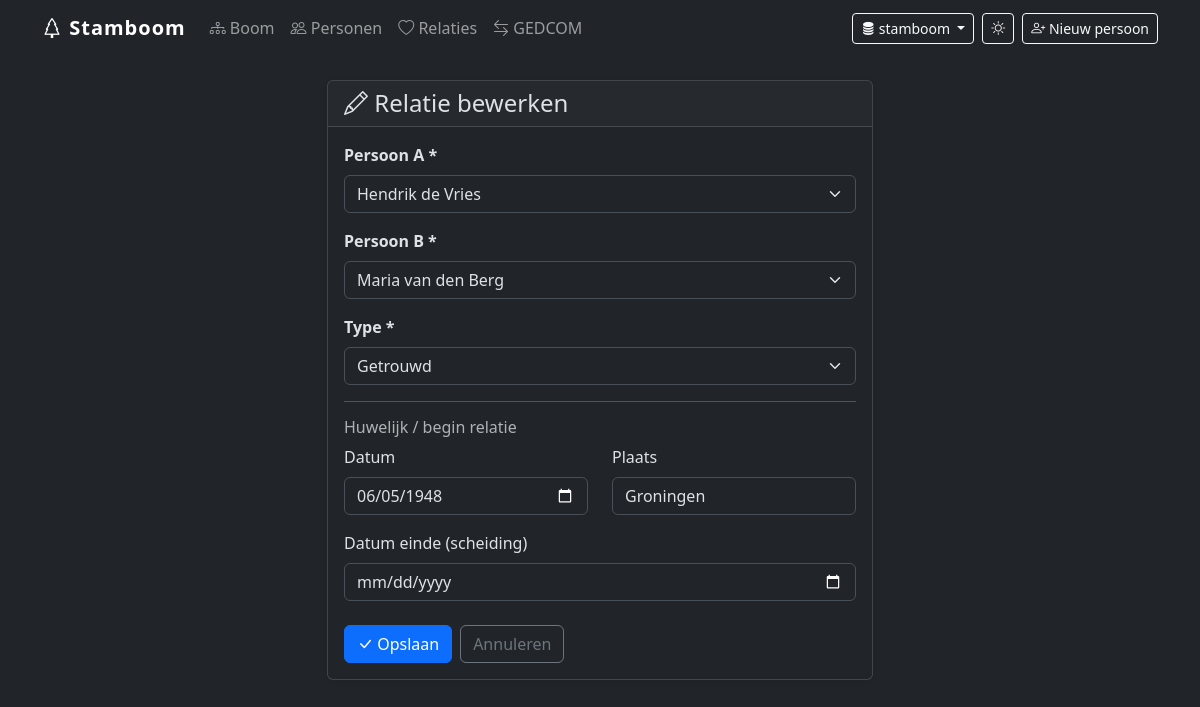
/relaties/1/bewerken, run on the app's committed database.
### models.py (models this page shows, shortened)
class Relatie(Base):
    __tablename__ = "relatie"
    id: Mapped[int] = mapped_column(Integer, primary_key=True, index=True)
    persoon_a_id: Mapped[int] = mapped_column(Integer, ForeignKey("persoon.id"))
    persoon_b_id: Mapped[int] = mapped_column(Integer, ForeignKey("persoon.id"))
    type: Mapped[RelatieType] = mapped_column(Enum(RelatieType))
    datum_start: Mapped[date | None] = mapped_column(Date, nullable=True)
    plaats_start: Mapped[str | None] = mapped_column(String(200), nullable=True)
    datum_einde: Mapped[date | None] = mapped_column(Date, nullable=True)
    persoon_a: Mapped["Persoon"] = relationship(
        "Persoon", foreign_keys=[persoon_a_id], back_populates="relaties_a"
    )
    persoon_b: Mapped["Persoon"] = relationship(
        "Persoon", foreign_keys=[persoon_b_id], back_populates="relaties_b"
    )
    bijlagen: Mapped[list["Bijlage"]] = relationship(
        "Bijlage", foreign_keys="Bijlage.relatie_id", back_populates="relatie"
    )

class Persoon(Base):
    __tablename__ = "persoon"
    id: Mapped[int] = mapped_column(Integer, primary_key=True, index=True)
    voornaam: Mapped[str] = mapped_column(String(100))
    achternaam: Mapped[str] = mapped_column(String(100))
    geboorte_datum: Mapped[date | None] = mapped_column(Date, nullable=True)
    geboorte_plaats: Mapped[str | None] = mapped_column(String(200), nullable=True)
    sterf_datum: Mapped[date | None] = mapped_column(Date, nullable=True)
    sterf_plaats: Mapped[str | None] = mapped_column(String(200), nullable=True)
    begraven_locatie: Mapped[str | None] = mapped_column(String(300), nullable=True)
    geslacht: Mapped[Geslacht | None] = mapped_column(Enum(Geslacht), nullable=True)
    notities: Mapped[str | None] = mapped_column(Text, nullable=True)
    relaties_a: Mapped[list["Relatie"]] = relationship(
        "Relatie", foreign_keys="Relatie.persoon_a_id", back_populates="persoon_a"
    )
    relaties_b: Mapped[list["Relatie"]] = relationship(
        "Relatie", foreign_keys="Relatie.persoon_b_id", back_populates="persoon_b"
    )
    ouder_van: Mapped[list["Ouderschap"]] = relationship(
        "Ouderschap", foreign_keys="Ouderschap.ouder_id", back_populates="ouder"
    )
    kind_van: Mapped[list["Ouderschap"]] = relationship(
        "Ouderschap", foreign_keys="Ouderschap.kind_id", back_populates="kind"
    )
    bijlagen: Mapped[list["Bijlage"]] = relationship(
        "Bijlage", foreign_keys="Bijlage.persoon_id", back_populates="persoon"
    )

### routers/relaties.py (the view)
@router.get("/{relatie_id}/bewerken", response_class=HTMLResponse)
def relatie_bewerken_form(
    request: Request, relatie_id: int, db: Session = Depends(get_db)
):
    relatie = db.get(Relatie, relatie_id)
    if not relatie:
        raise HTTPException(status_code=404, detail="Relatie niet gevonden")
    personen = (
        db.query(Persoon).order_by(Persoon.achternaam, Persoon.voornaam).all()
    )
    return templates.TemplateResponse(
        request, "relatie_form.html",
        {
            "relatie": relatie,
            "personen": personen,
            "relatie_typen": list(RelatieType),
        },
    )

### templates/relatie_form.html (shortened to what this page needs)
{% extends "base.html" %}
{% block content %}
<div class="row justify-content-center">
  <div class="col-lg-6">
    <div class="card">
      <div class="card-header">
        <h4 class="mb-0">
          {% if relatie %}
            <i class="bi bi-pencil"></i> Relatie bewerken
          {% else %}
            <i class="bi bi-heart"></i> Nieuwe relatie toevoegen
          {% endif %}
        </h4>
      </div>
      <div class="card-body">
        <form method="post" action="{% if relatie %}/relaties/{{ relatie.id }}/bewerken{% else %}/relaties/nieuw{% endif %}">
          <div class="mb-3">
            <label class="form-label fw-semibold">Persoon A *</label>
            <select class="form-select" name="persoon_a_id" required>
              {% for p in personen %}
              <option value="{{ p.id }}"
                {% if relatie and relatie.persoon_a_id == p.id %}selected
                {% elif request.query_params.get('persoon_a') == p.id|string %}selected
                {% endif %}>
                {{ p.volledige_naam }}
              </option>
              {% endfor %}
            </select>
          </div>
          <div class="mb-3">
            <label class="form-label fw-semibold">Persoon B *</label>
            <select class="form-select" name="persoon_b_id" required>
              {% for p in personen %}
              <option value="{{ p.id }}"
                {% if relatie and relatie.persoon_b_id == p.id %}selected{% endif %}>
                {{ p.volledige_naam }}
              </option>
              {% endfor %}
            </select>
          </div>
          <div class="mb-3">
            <label class="form-label fw-semibold">Type *</label>
            <select class="form-select" name="type" required>
              {% for t in relatie_typen %}
              <option value="{{ t.value }}" {% if relatie and relatie.type == t %}selected{% endif %}>
                {{ t.value | capitalize }}
              </option>
              {% endfor %}
            </select>
          </div>
          <hr>
          <h6 class="text-muted">Huwelijk / begin relatie</h6>
          <div class="row mb-3">
            <div class="col">
              <label class="form-label">Datum</label>
              <input type="date" class="form-control" name="datum_start"
                value="{{ relatie.datum_start.isoformat() if relatie and relatie.datum_start else '' }}">
            </div>
            <div class="col">
              <label class="form-label">Plaats</label>
              <input type="text" class="form-control" name="plaats_start"
                value="{{ relatie.plaats_start if relatie and relatie.plaats_start else '' }}">
            </div>
          </div>
          <div class="mb-4">
            <label class="form-label">Datum einde (scheiding)</label>
            <input type="date" class="form-control" name="datum_einde"
              value="{{ relatie.datum_einde.isoformat() if relatie and relatie.datum_einde else '' }}">
          </div>
          <div class="d-flex gap-2">
            <button type="submit" class="btn btn-primary">
              <i class="bi bi-check-lg"></i> Opslaan
            </button>
            <a href="/relaties/" class="btn btn-outline-secondary">Annuleren</a>
          </div>
        </form>
      </div>
    </div>
  </div>
</div>
{% endblock %}

### templates/base.html (style rules this page uses)
:root, [data-bs-theme="light"] { --tree-line: #94a3b8; --tree-text: #1f2937; --tree-text-muted: #6b7280; --tree-bg: #ffffff; --box-bg-M: #dbeafe; --box-border-M: #3b82f6; --box-bg-V: #fce7f3; --box-border-V: #ec4899; --box-bg-X: #f3f4f6; --box-border-X: #6b7280; }
[data-bs-theme="dark"] { --tree-line: #4b5563; --tree-text: #e5e7eb; --tree-text-muted: #9ca3af; --tree-bg: #1e2530; --box-bg-M: #1e3a5f; --box-border-M: #60a5fa; --box-bg-V: #4a1533; --box-border-V: #f472b6; --box-bg-X: #374151; --box-border-X: #9ca3af; }
.card { box-shadow: 0 1px 4px rgba(0,0,0,.08); }

### data on the page
Relatie: persoon_a_id "Hendrik de Vries", persoon_b_id "Maria van den Berg", type "Getrouwd", datum_start "06/05/1948", plaats_start "Groningen"

### other printed values
{{ request.state.actief_db }} "stamboom"
